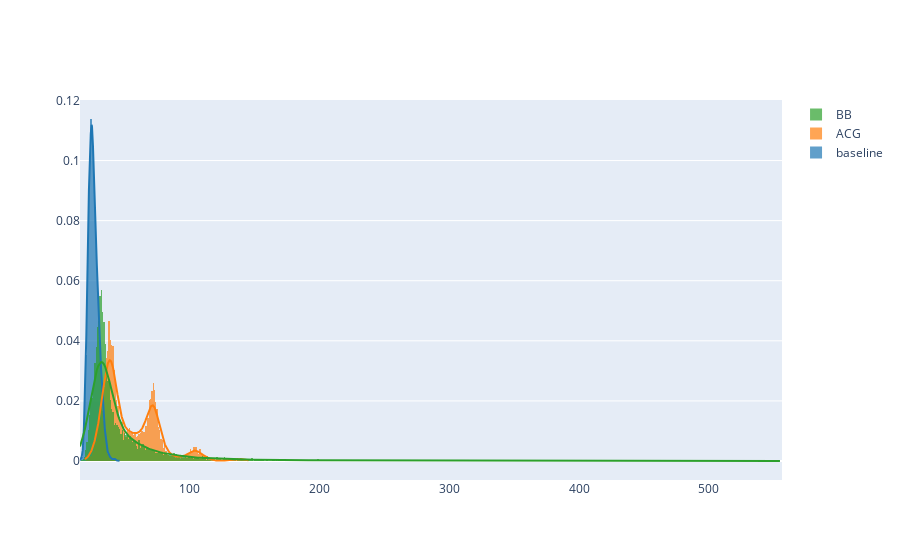

This figure's notebook cell:
### Markdown cell above
##### for thesis
These grpahs show that with a good estimate of the distrubtion of clean data (mean and std) it's possible to isolate outliers cause by adversarial perturbations. However obtaining this estimate is difficult. It may be possible from historical weather data, and maybe usage, but many factors can affect observations like the price of electricity.

Detection might be facilitated by cross referencing observations from different sites. E.g. does the temperature/solar variation make sense?

Consider correlation between features, like sunlight and temperature considering the time and month

### Code cell
ff.create_distplot([df_baseline['scores'].dropna(),df_acg['scores'].dropna(),df_bb['scores'].dropna()],
                   ['baseline','ACG','BB'],
                   #bin_size=0.025,
                   show_rug=False,
                   )

### Figure 1 — Plotly figure (JSON) as saved in the notebook; plotly's stock layout.template omitted (floating-point values rounded to 4 significant figures; data arrays with more than 128 entries replaced by an {"elided": "..."} marker saying what was removed)
{"data": [{"autobinx": false, "histnorm": "probability density", "legendgroup": "baseline", "marker": {"color": "rgb(31, 119, 180)"}, "name": "baseline", "opacity": 0.7, "type": "histogram", "x": {"elided": "8759 float values"}, "xaxis": "x", "xbins": {"end": 45.95, "size": 1, "start": 15.47}, "yaxis": "y"}, {"autobinx": false, "histnorm": "probability density", "legendgroup": "ACG", "marker": {"color": "rgb(255, 127, 14)"}, "name": "ACG", "opacity": 0.7, "type": "histogram", "x": {"elided": "8759 float values"}, "xaxis": "x", "xbins": {"end": 145.5, "size": 1, "start": 19.3}, "yaxis": "y"}, {"autobinx": false, "histnorm": "probability density", "legendgroup": "BB", "marker": {"color": "rgb(44, 160, 44)"}, "name": "BB", "opacity": 0.7, "type": "histogram", "x": {"elided": "8759 float values"}, "xaxis": "x", "xbins": {"end": 555.9, "size": 1, "start": 15.42}, "yaxis": "y"}, {"legendgroup": "baseline", "marker": {"color": "rgb(31, 119, 180)"}, "mode": "lines", "name": "baseline", "showlegend": false, "type": "scatter", "x": {"elided": "500 float values"}, "xaxis": "x", "y": {"elided": "500 float values"}, "yaxis": "y"}, {"legendgroup": "ACG", "marker": {"color": "rgb(255, 127, 14)"}, "mode": "lines", "name": "ACG", "showlegend": false, "type": "scatter", "x": {"elided": "500 float values"}, "xaxis": "x", "y": {"elided": "500 float values"}, "yaxis": "y"}, {"legendgroup": "BB", "marker": {"color": "rgb(44, 160, 44)"}, "mode": "lines", "name": "BB", "showlegend": false, "type": "scatter", "x": {"elided": "500 float values"}, "xaxis": "x", "y": {"elided": "500 float values"}, "yaxis": "y"}], "layout": {"barmode": "overlay", "hovermode": "closest", "legend": {"traceorder": "reversed"}, "xaxis": {"anchor": "y2", "domain": [0, 1], "zeroline": false}, "yaxis": {"anchor": "free", "domain": [0, 1], "position": 0}}}
